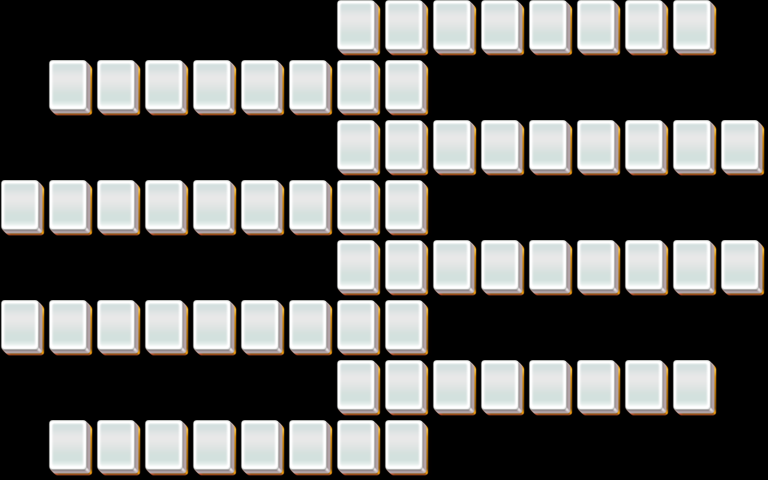

Below is a game level as drawn by its tile map, then a one-line description and the .tmx that defines it (tile-layer data replaced by summaries):
An orthogonal 32x16 tile map with 24x30 px tiles, 3 tile layers (layer1, layer2, layer3).

<map version="1.0" orientation="orthogonal" width="32" height="16" tilewidth="24" tileheight="30">
 <properties>
  <property name="species" value="20" />
 </properties>
 <tileset firstgid="1" name="mahjong" tilewidth="48" tileheight="60">
  <image source="mahjong.png" />
 </tileset>
 <layer name="layer1" width="32" height="16">
  <data>[512 cells, 68 non-empty, 1 distinct tile ids]</data>
 </layer>
 <layer name="layer2" width="32" height="16">
  <data>[512 cells, 68 non-empty, 1 distinct tile ids]</data>
 </layer>
 <layer name="layer3" width="32" height="16">
  <data>[512 cells, 36 non-empty, 1 distinct tile ids]</data>
 </layer>
</map>
